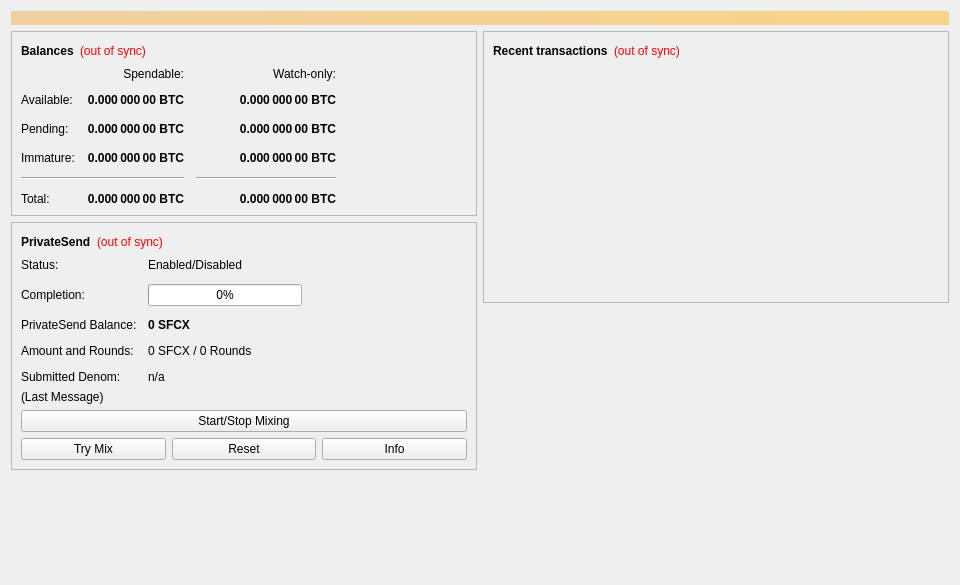
<?xml version="1.0" encoding="UTF-8"?>
<ui version="4.0">
 <class>OverviewPage</class>
 <widget class="QWidget" name="OverviewPage">
  <property name="geometry">
   <rect>
    <x>0</x>
    <y>0</y>
    <width>960</width>
    <height>585</height>
   </rect>
  </property>
  <property name="minimumSize">
   <size>
    <width>960</width>
    <height>0</height>
   </size>
  </property>
  <property name="windowTitle">
   <string>Form</string>
  </property>
  <layout class="QVBoxLayout" name="topLayout">
   <item>
    <widget class="QLabel" name="labelAlerts">
     <property name="visible">
      <bool>false</bool>
     </property>
     <property name="styleSheet">
      <string notr="true">QLabel { background-color: qlineargradient(x1: 0, y1: 0, x2: 1, y2: 0, stop:0 #F0D0A0, stop:1 #F8D488); color:#000000; }</string>
     </property>
     <property name="wordWrap">
      <bool>true</bool>
     </property>
     <property name="margin">
      <number>3</number>
     </property>
     <property name="textInteractionFlags">
      <set>Qt::TextSelectableByMouse</set>
     </property>
    </widget>
   </item>
   <item>
    <layout class="QHBoxLayout" name="horizontalLayout" stretch="1,1">
     <item>
      <layout class="QVBoxLayout" name="verticalLayout_2">
       <item>
        <widget class="QFrame" name="frame">
         <property name="frameShape">
          <enum>QFrame::StyledPanel</enum>
         </property>
         <property name="frameShadow">
          <enum>QFrame::Raised</enum>
         </property>
         <layout class="QVBoxLayout" name="verticalLayout_4">
          <item>
           <layout class="QHBoxLayout" name="horizontalLayout_4">
            <item>
             <widget class="QLabel" name="label_5">
              <property name="font">
               <font>
                <weight>75</weight>
                <bold>true</bold>
               </font>
              </property>
              <property name="text">
               <string>Balances</string>
              </property>
             </widget>
            </item>
            <item>
             <widget class="QLabel" name="labelWalletStatus">
              <property name="toolTip">
               <string>The displayed information may be out of date. Your wallet automatically synchronizes with the Safecrex network after a connection is established, but this process has not completed yet.</string>
              </property>
              <property name="styleSheet">
               <string notr="true">QLabel { color: red; }</string>
              </property>
              <property name="text">
               <string notr="true">(out of sync)</string>
              </property>
              <property name="alignment">
               <set>Qt::AlignLeading|Qt::AlignLeft|Qt::AlignVCenter</set>
              </property>
             </widget>
            </item>
            <item>
             <spacer name="horizontalSpacer_3">
              <property name="orientation">
               <enum>Qt::Horizontal</enum>
              </property>
              <property name="sizeHint" stdset="0">
               <size>
                <width>40</width>
                <height>20</height>
               </size>
              </property>
             </spacer>
            </item>
           </layout>
          </item>
          <item>
           <layout class="QGridLayout" name="gridLayout">
            <property name="spacing">
             <number>12</number>
            </property>
            <item row="2" column="2">
             <widget class="QLabel" name="labelWatchPending">
              <property name="font">
               <font>
                <weight>75</weight>
                <bold>true</bold>
               </font>
              </property>
              <property name="cursor">
               <cursorShape>IBeamCursor</cursorShape>
              </property>
              <property name="toolTip">
               <string>Unconfirmed transactions to watch-only addresses</string>
              </property>
              <property name="text">
               <string notr="true">0.000 000 00 BTC</string>
              </property>
              <property name="alignment">
               <set>Qt::AlignRight|Qt::AlignTrailing|Qt::AlignVCenter</set>
              </property>
              <property name="textInteractionFlags">
               <set>Qt::LinksAccessibleByMouse|Qt::TextSelectableByKeyboard|Qt::TextSelectableByMouse</set>
              </property>
             </widget>
            </item>
            <item row="2" column="1">
             <widget class="QLabel" name="labelUnconfirmed">
              <property name="font">
               <font>
                <weight>75</weight>
                <bold>true</bold>
               </font>
              </property>
              <property name="cursor">
               <cursorShape>IBeamCursor</cursorShape>
              </property>
              <property name="toolTip">
               <string>Total of transactions that have yet to be confirmed, and do not yet count toward the spendable balance</string>
              </property>
              <property name="text">
               <string notr="true">0.000 000 00 BTC</string>
              </property>
              <property name="alignment">
               <set>Qt::AlignRight|Qt::AlignTrailing|Qt::AlignVCenter</set>
              </property>
              <property name="textInteractionFlags">
               <set>Qt::LinksAccessibleByMouse|Qt::TextSelectableByKeyboard|Qt::TextSelectableByMouse</set>
              </property>
             </widget>
            </item>
            <item row="3" column="2">
             <widget class="QLabel" name="labelWatchImmature">
              <property name="font">
               <font>
                <weight>75</weight>
                <bold>true</bold>
               </font>
              </property>
              <property name="cursor">
               <cursorShape>IBeamCursor</cursorShape>
              </property>
              <property name="toolTip">
               <string>Mined balance in watch-only addresses that has not yet matured</string>
              </property>
              <property name="text">
               <string notr="true">0.000 000 00 BTC</string>
              </property>
              <property name="alignment">
               <set>Qt::AlignRight|Qt::AlignTrailing|Qt::AlignVCenter</set>
              </property>
              <property name="textInteractionFlags">
               <set>Qt::LinksAccessibleByMouse|Qt::TextSelectableByKeyboard|Qt::TextSelectableByMouse</set>
              </property>
             </widget>
            </item>
            <item row="4" column="0" colspan="2">
             <widget class="Line" name="lineSpendableBalance">
              <property name="orientation">
               <enum>Qt::Horizontal</enum>
              </property>
             </widget>
            </item>
            <item row="4" column="2">
             <widget class="Line" name="lineWatchBalance">
              <property name="sizePolicy">
               <sizepolicy hsizetype="Preferred" vsizetype="Fixed">
                <horstretch>0</horstretch>
                <verstretch>0</verstretch>
               </sizepolicy>
              </property>
              <property name="minimumSize">
               <size>
                <width>140</width>
                <height>0</height>
               </size>
              </property>
              <property name="orientation">
               <enum>Qt::Horizontal</enum>
              </property>
             </widget>
            </item>
            <item row="5" column="0">
             <widget class="QLabel" name="labelTotalText">
              <property name="text">
               <string>Total:</string>
              </property>
             </widget>
            </item>
            <item row="3" column="1">
             <widget class="QLabel" name="labelImmature">
              <property name="font">
               <font>
                <weight>75</weight>
                <bold>true</bold>
               </font>
              </property>
              <property name="cursor">
               <cursorShape>IBeamCursor</cursorShape>
              </property>
              <property name="toolTip">
               <string>Mined balance that has not yet matured</string>
              </property>
              <property name="text">
               <string notr="true">0.000 000 00 BTC</string>
              </property>
              <property name="alignment">
               <set>Qt::AlignRight|Qt::AlignTrailing|Qt::AlignVCenter</set>
              </property>
              <property name="textInteractionFlags">
               <set>Qt::LinksAccessibleByMouse|Qt::TextSelectableByKeyboard|Qt::TextSelectableByMouse</set>
              </property>
             </widget>
            </item>
            <item row="2" column="3">
             <spacer name="horizontalSpacer_2">
              <property name="orientation">
               <enum>Qt::Horizontal</enum>
              </property>
              <property name="sizeHint" stdset="0">
               <size>
                <width>40</width>
                <height>20</height>
               </size>
              </property>
             </spacer>
            </item>
            <item row="3" column="0">
             <widget class="QLabel" name="labelImmatureText">
              <property name="text">
               <string>Immature:</string>
              </property>
             </widget>
            </item>
            <item row="5" column="1">
             <widget class="QLabel" name="labelTotal">
              <property name="font">
               <font>
                <weight>75</weight>
                <bold>true</bold>
               </font>
              </property>
              <property name="cursor">
               <cursorShape>IBeamCursor</cursorShape>
              </property>
              <property name="toolTip">
               <string>Your current total balance</string>
              </property>
              <property name="text">
               <string notr="true">0.000 000 00 BTC</string>
              </property>
              <property name="alignment">
               <set>Qt::AlignRight|Qt::AlignTrailing|Qt::AlignVCenter</set>
              </property>
              <property name="textInteractionFlags">
               <set>Qt::LinksAccessibleByMouse|Qt::TextSelectableByKeyboard|Qt::TextSelectableByMouse</set>
              </property>
             </widget>
            </item>
            <item row="5" column="2">
             <widget class="QLabel" name="labelWatchTotal">
              <property name="font">
               <font>
                <weight>75</weight>
                <bold>true</bold>
               </font>
              </property>
              <property name="cursor">
               <cursorShape>IBeamCursor</cursorShape>
              </property>
              <property name="toolTip">
               <string>Current total balance in watch-only addresses</string>
              </property>
              <property name="text">
               <string notr="true">0.000 000 00 BTC</string>
              </property>
              <property name="alignment">
               <set>Qt::AlignRight|Qt::AlignTrailing|Qt::AlignVCenter</set>
              </property>
              <property name="textInteractionFlags">
               <set>Qt::LinksAccessibleByMouse|Qt::TextSelectableByKeyboard|Qt::TextSelectableByMouse</set>
              </property>
             </widget>
            </item>
            <item row="0" column="2">
             <widget class="QLabel" name="labelWatchonly">
              <property name="text">
               <string>Watch-only:</string>
              </property>
              <property name="alignment">
               <set>Qt::AlignRight|Qt::AlignTrailing|Qt::AlignVCenter</set>
              </property>
             </widget>
            </item>
            <item row="1" column="0">
             <widget class="QLabel" name="labelBalanceText">
              <property name="text">
               <string>Available:</string>
              </property>
             </widget>
            </item>
            <item row="1" column="1">
             <widget class="QLabel" name="labelBalance">
              <property name="font">
               <font>
                <weight>75</weight>
                <bold>true</bold>
               </font>
              </property>
              <property name="cursor">
               <cursorShape>IBeamCursor</cursorShape>
              </property>
              <property name="toolTip">
               <string>Your current spendable balance</string>
              </property>
              <property name="text">
               <string notr="true">0.000 000 00 BTC</string>
              </property>
              <property name="alignment">
               <set>Qt::AlignRight|Qt::AlignTrailing|Qt::AlignVCenter</set>
              </property>
              <property name="textInteractionFlags">
               <set>Qt::LinksAccessibleByMouse|Qt::TextSelectableByKeyboard|Qt::TextSelectableByMouse</set>
              </property>
             </widget>
            </item>
            <item row="1" column="2">
             <widget class="QLabel" name="labelWatchAvailable">
              <property name="font">
               <font>
                <weight>75</weight>
                <bold>true</bold>
               </font>
              </property>
              <property name="cursor">
               <cursorShape>IBeamCursor</cursorShape>
              </property>
              <property name="toolTip">
               <string>Your current balance in watch-only addresses</string>
              </property>
              <property name="text">
               <string notr="true">0.000 000 00 BTC</string>
              </property>
              <property name="alignment">
               <set>Qt::AlignRight|Qt::AlignTrailing|Qt::AlignVCenter</set>
              </property>
              <property name="textInteractionFlags">
               <set>Qt::LinksAccessibleByMouse|Qt::TextSelectableByKeyboard|Qt::TextSelectableByMouse</set>
              </property>
             </widget>
            </item>
            <item row="2" column="0">
             <widget class="QLabel" name="labelPendingText">
              <property name="text">
               <string>Pending:</string>
              </property>
             </widget>
            </item>
            <item row="0" column="1">
             <widget class="QLabel" name="labelSpendable">
              <property name="text">
               <string>Spendable:</string>
              </property>
              <property name="alignment">
               <set>Qt::AlignRight|Qt::AlignTrailing|Qt::AlignVCenter</set>
              </property>
             </widget>
            </item>
           </layout>
          </item>
         </layout>
        </widget>
       </item>
       <item>
        <widget class="QFrame" name="framePrivateSend">
         <property name="layoutDirection">
          <enum>Qt::LeftToRight</enum>
         </property>
         <property name="frameShape">
          <enum>QFrame::StyledPanel</enum>
         </property>
         <property name="frameShadow">
          <enum>QFrame::Raised</enum>
         </property>
         <layout class="QVBoxLayout" name="VerticalLayout_PS1">
          <item>
           <layout class="QHBoxLayout" name="horizontalLayout_5">
            <item>
             <widget class="QLabel" name="labelPrivateSendHeader">
              <property name="font">
               <font>
                <weight>75</weight>
                <bold>true</bold>
               </font>
              </property>
              <property name="text">
               <string>PrivateSend</string>
              </property>
             </widget>
            </item>
            <item>
             <widget class="QLabel" name="labelPrivateSendSyncStatus">
              <property name="toolTip">
               <string>The displayed information may be out of date. Your wallet automatically synchronizes with the Safecrex network after a connection is established, but this process has not completed yet.</string>
              </property>
              <property name="styleSheet">
               <string notr="true">QLabel { color: red; }</string>
              </property>
              <property name="text">
               <string notr="true">(out of sync)</string>
              </property>
              <property name="alignment">
               <set>Qt::AlignLeading|Qt::AlignLeft|Qt::AlignVCenter</set>
              </property>
             </widget>
            </item>
            <item>
             <spacer name="horizontalSpacer_4">
              <property name="orientation">
               <enum>Qt::Horizontal</enum>
              </property>
              <property name="sizeHint" stdset="0">
               <size>
                <width>40</width>
                <height>20</height>
               </size>
              </property>
             </spacer>
            </item>
           </layout>
          </item>
          <item>
           <layout class="QFormLayout" name="privateSendFormLayout">
            <property name="fieldGrowthPolicy">
             <enum>QFormLayout::AllNonFixedFieldsGrow</enum>
            </property>
            <property name="horizontalSpacing">
             <number>11</number>
            </property>
            <property name="verticalSpacing">
             <number>12</number>
            </property>
            <item row="0" column="0">
             <widget class="QLabel" name="labelPrivateSendEnabledText">
              <property name="text">
               <string>Status:</string>
              </property>
             </widget>
            </item>
            <item row="0" column="1">
             <widget class="QLabel" name="labelPrivateSendEnabled">
              <property name="text">
               <string>Enabled/Disabled</string>
              </property>
             </widget>
            </item>
            <item row="1" column="0">
             <widget class="QLabel" name="labelCompletitionText">
              <property name="text">
               <string>Completion:</string>
              </property>
             </widget>
            </item>
            <item row="1" column="1">
             <widget class="QProgressBar" name="privateSendProgress">
              <property name="maximumSize">
               <size>
                <width>154</width>
                <height>16777215</height>
               </size>
              </property>
              <property name="value">
               <number>0</number>
              </property>
             </widget>
            </item>
            <item row="2" column="0">
             <widget class="QLabel" name="labelAnonymizedText">
              <property name="text">
               <string>PrivateSend Balance:</string>
              </property>
             </widget>
            </item>
            <item row="2" column="1">
             <widget class="QLabel" name="labelAnonymized">
              <property name="font">
               <font>
                <weight>75</weight>
                <bold>true</bold>
               </font>
              </property>
              <property name="text">
               <string notr="true">0 SFCX</string>
              </property>
             </widget>
            </item>
            <item row="3" column="0">
             <widget class="QLabel" name="labelAmountAndRoundsText">
              <property name="text">
               <string>Amount and Rounds:</string>
              </property>
             </widget>
            </item>
            <item row="3" column="1">
             <widget class="QLabel" name="labelAmountRounds">
              <property name="text">
               <string>0 SFCX / 0 Rounds</string>
              </property>
             </widget>
            </item>
            <item row="4" column="0">
             <widget class="QLabel" name="labelSubmittedDenomText">
              <property name="text">
               <string>Submitted Denom:</string>
              </property>
             </widget>
            </item>
            <item row="4" column="1">
             <widget class="QLabel" name="labelSubmittedDenom">
              <property name="toolTip">
               <string>The denominations you submitted to the Masternode.&lt;br&gt;To mix, other users must submit the exact same denominations.</string>
              </property>
              <property name="text">
               <string>n/a</string>
              </property>
             </widget>
            </item>
           </layout>
          </item>
          <item>
           <layout class="QVBoxLayout" name="VerticalLayout_PS">
            <item>
             <widget class="QLabel" name="labelPrivateSendLastMessage">
              <property name="text">
               <string>(Last Message)</string>
              </property>
              <property name="alignment">
               <set>Qt::AlignLeading|Qt::AlignLeft|Qt::AlignTop</set>
              </property>
              <property name="wordWrap">
               <bool>true</bool>
              </property>
             </widget>
            </item>
            <item>
             <widget class="QPushButton" name="togglePrivateSend">
              <property name="sizePolicy">
               <sizepolicy hsizetype="MinimumExpanding" vsizetype="Fixed">
                <horstretch>0</horstretch>
                <verstretch>0</verstretch>
               </sizepolicy>
              </property>
              <property name="text">
               <string>Start/Stop Mixing</string>
              </property>
             </widget>
            </item>
            <item>
             <layout class="QHBoxLayout" name="horizontalLayout_debugbuttons">
              <item>
               <widget class="QPushButton" name="privateSendAuto">
                <property name="sizePolicy">
                 <sizepolicy hsizetype="MinimumExpanding" vsizetype="Fixed">
                  <horstretch>0</horstretch>
                  <verstretch>0</verstretch>
                 </sizepolicy>
                </property>
                <property name="toolTip">
                 <string>Try to manually submit a PrivateSend request.</string>
                </property>
                <property name="text">
                 <string>Try Mix</string>
                </property>
               </widget>
              </item>
              <item>
               <widget class="QPushButton" name="privateSendReset">
                <property name="sizePolicy">
                 <sizepolicy hsizetype="MinimumExpanding" vsizetype="Fixed">
                  <horstretch>0</horstretch>
                  <verstretch>0</verstretch>
                 </sizepolicy>
                </property>
                <property name="toolTip">
                 <string>Reset the current status of PrivateSend (can interrupt PrivateSend if it's in the process of Mixing, which can cost you money!)</string>
                </property>
                <property name="autoFillBackground">
                 <bool>false</bool>
                </property>
                <property name="text">
                 <string>Reset</string>
                </property>
               </widget>
              </item>
              <item>
               <widget class="QPushButton" name="privateSendInfo">
                <property name="sizePolicy">
                 <sizepolicy hsizetype="MinimumExpanding" vsizetype="Fixed">
                  <horstretch>0</horstretch>
                  <verstretch>0</verstretch>
                 </sizepolicy>
                </property>
                <property name="toolTip">
                 <string>Information about PrivateSend and Mixing</string>
                </property>
                <property name="text">
                 <string>Info</string>
                </property>
               </widget>
              </item>
             </layout>
            </item>
           </layout>
          </item>
         </layout>
        </widget>
       </item>
       <item>
        <spacer name="verticalSpacer">
         <property name="orientation">
          <enum>Qt::Vertical</enum>
         </property>
         <property name="sizeHint" stdset="0">
          <size>
           <width>20</width>
           <height>40</height>
          </size>
         </property>
        </spacer>
       </item>
      </layout>
     </item>
     <item>
      <layout class="QVBoxLayout" name="verticalLayout_3">
       <item>
        <widget class="QFrame" name="frame_2">
         <property name="frameShape">
          <enum>QFrame::StyledPanel</enum>
         </property>
         <property name="frameShadow">
          <enum>QFrame::Raised</enum>
         </property>
         <layout class="QVBoxLayout" name="verticalLayout">
          <item>
           <layout class="QHBoxLayout" name="horizontalLayout_2">
            <item>
             <widget class="QLabel" name="label_4">
              <property name="font">
               <font>
                <weight>75</weight>
                <bold>true</bold>
               </font>
              </property>
              <property name="text">
               <string>Recent transactions</string>
              </property>
             </widget>
            </item>
            <item>
             <widget class="QLabel" name="labelTransactionsStatus">
              <property name="toolTip">
               <string>The displayed information may be out of date. Your wallet automatically synchronizes with the Safecrex network after a connection is established, but this process has not completed yet.</string>
              </property>
              <property name="styleSheet">
               <string notr="true">QLabel { color: red; }</string>
              </property>
              <property name="text">
               <string notr="true">(out of sync)</string>
              </property>
              <property name="alignment">
               <set>Qt::AlignLeading|Qt::AlignLeft|Qt::AlignVCenter</set>
              </property>
             </widget>
            </item>
            <item>
             <spacer name="horizontalSpacer">
              <property name="orientation">
               <enum>Qt::Horizontal</enum>
              </property>
              <property name="sizeHint" stdset="0">
               <size>
                <width>40</width>
                <height>20</height>
               </size>
              </property>
             </spacer>
            </item>
           </layout>
          </item>
          <item>
           <widget class="QListView" name="listTransactions">
            <property name="styleSheet">
             <string notr="true">QListView { background: transparent; }</string>
            </property>
            <property name="frameShape">
             <enum>QFrame::NoFrame</enum>
            </property>
            <property name="verticalScrollBarPolicy">
             <enum>Qt::ScrollBarAlwaysOff</enum>
            </property>
            <property name="horizontalScrollBarPolicy">
             <enum>Qt::ScrollBarAlwaysOff</enum>
            </property>
            <property name="selectionMode">
             <enum>QAbstractItemView::NoSelection</enum>
            </property>
           </widget>
          </item>
         </layout>
        </widget>
       </item>
       <item>
        <spacer name="verticalSpacer_2">
         <property name="orientation">
          <enum>Qt::Vertical</enum>
         </property>
         <property name="sizeHint" stdset="0">
          <size>
           <width>20</width>
           <height>40</height>
          </size>
         </property>
        </spacer>
       </item>
      </layout>
     </item>
    </layout>
   </item>
  </layout>
 </widget>
 <resources/>
 <connections/>
</ui>
